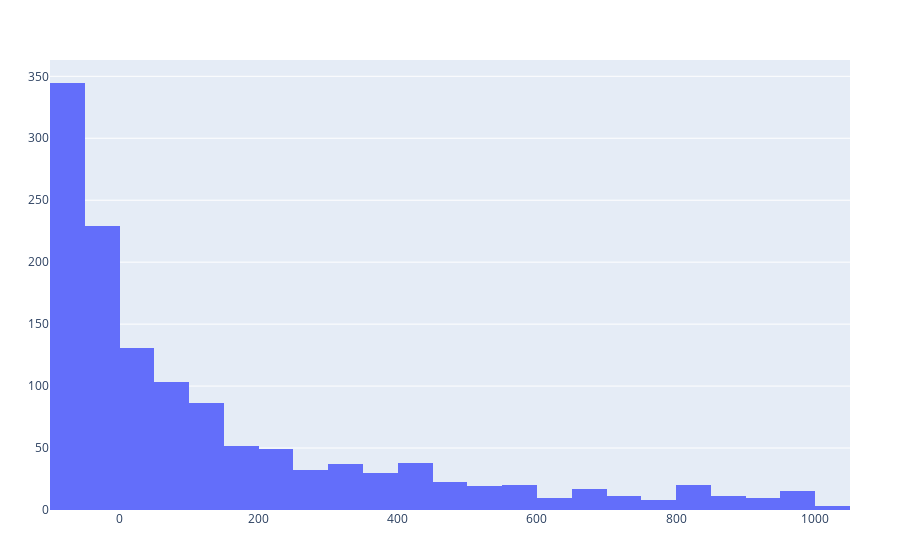

Notebook code cell kept with this figure:
### Code cell
function analyse_nse(d::Dict{String, Point})
    p = d["^NSEI"]
    dates, prices, intDates = (p.dates, p.prices, p.intDates)
    diffs = Vector{Float64}(undef, 0)
    for i in 2:length(intDates)
        if intDates[i] == intDates[i-1] + 1
            rate = r(prices[i-1], prices[i], 1/365.0)*100
            push!(diffs, rate)
        end
    end
    #histogram(diffs)
    ptiles = nquantile(diffs, 100)[40:60]
#     plot((1:100)[40:60], ptiles)
    l = length(diffs)
    plot([histogram(x=sort!(diffs)[trunc(Int, l/4):trunc(Int, 3l/4)], nbins=50)])
end
analyse_nse(d)

### Figure 1 — Plotly figure (JSON) as saved in the notebook; plotly's stock layout.template omitted (floating-point values rounded to 4 significant figures; data arrays with more than 128 entries replaced by an {"elided": "..."} marker saying what was removed)
{"data": [{"nbins": 50, "type": "histogram", "x": {"elided": "1299 float values"}}], "layout": {"autosize": true, "margin": {"b": 50, "l": 50, "r": 50, "t": 60}, "xaxis": {"autorange": true, "range": [-100, 1050], "type": "linear"}, "yaxis": {"autorange": true, "range": [0, 363.2]}}}
